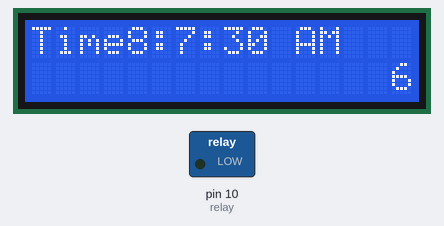
Bench run of a sketch on a simulated Arduino Uno, built with avr-gcc and run on an emulated ATmega328P. Parts: 16×2 character LCD, switched loads named in the sketch (green lamp = pin HIGH). Wiring (inferred from the names in the program): DS3231 clock at I2C address 0x68. The local clock reads 2024-03-15 10:24:30 at power-on unless the sketch sets it; what the sketch prints to the serial monitor is not drawn.

Above: at 0.2 s.
At 18.9 s:
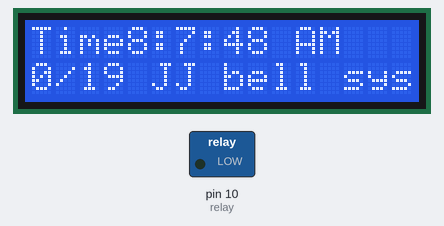
At 23.0 s:
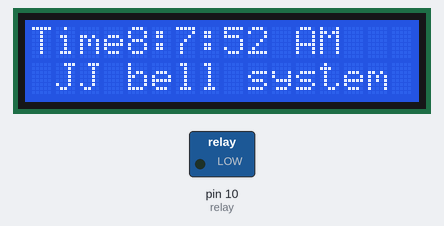
At 28.2 s:
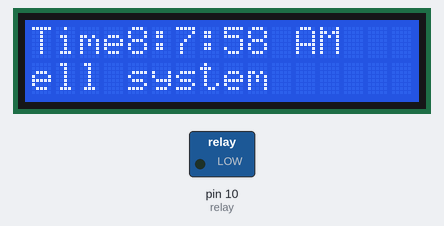
At 33.3 s:
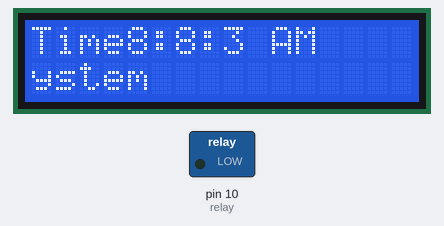
At 38.4 s:
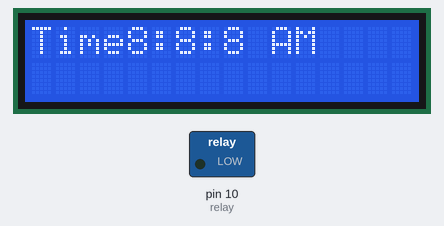

Measured:
- what the display in image 1 shows lasts 1.1 s, from 18.8 s to 19.9 s

The sketch:

jj_bell.ino
```cpp
#include "Wire.h"
#define DS3231_I2C_ADDRESS 0x68
#include <Wire.h>
#include <LiquidCrystal_I2C.h>
LiquidCrystal_I2C lcd(0x27, 16, 2);
int relay=10;
int waitfor=2;
int count=15;
int k=0;
int wait=0;
char charBuf[50];
// Convert normal decimal numbers to binary coded decimal
byte decToBcd(byte val){
  return( (val/10*16) + (val%10) );
}
// Convert binary coded decimal to normal decimal numbers
byte bcdToDec(byte val){
  return( (val/16*10) + (val%16) );
}
void setup(){
  pinMode(relay,OUTPUT);
  digitalWrite(relay,LOW);
  Wire.begin();
  Serial.begin(9600);
  lcd.begin();

  // Turn on the blacklight and print a message.
  lcd.backlight();
  lcd.print("Hello, world!");
  // set the initial time here:
  // DS3231 seconds, minutes, hours, day, date, month, year
  setDS3231time(30,7,8,2,6,10,19);
}
void setDS3231time(byte second, byte minute, byte hour, byte dayOfWeek, byte
dayOfMonth, byte month, byte year){
  // sets time and date data to DS3231
  Wire.beginTransmission(DS3231_I2C_ADDRESS);
  Wire.write(0); // set next input to start at the seconds register
  Wire.write(decToBcd(second)); // set seconds

  Wire.write(decToBcd(minute)); // set minutes
  Wire.write(decToBcd(hour)); // set hours
  Wire.write(decToBcd(dayOfWeek)); // set day of week (1=Sunday, 7=Saturday)
  Wire.write(decToBcd(dayOfMonth)); // set date (1 to 31)
  Wire.write(decToBcd(month)); // set month
  Wire.write(decToBcd(year)); // set year (0 to 99)
  Wire.endTransmission();
}
void readDS3231time(byte *second,
byte *minute,
byte *hour,
byte *dayOfWeek,
byte *dayOfMonth,
byte *month,
byte *year){
  Wire.beginTransmission(DS3231_I2C_ADDRESS);
  Wire.write(0); // set DS3231 register pointer to 00h
  Wire.endTransmission();
  Wire.requestFrom(DS3231_I2C_ADDRESS, 7);
  // request seven bytes of data from DS3231 starting from register 00h
  *second = bcdToDec(Wire.read() & 0x7f);
  *minute = bcdToDec(Wire.read());
  *hour = bcdToDec(Wire.read() & 0x3f);
  *dayOfWeek = bcdToDec(Wire.read());
  *dayOfMonth = bcdToDec(Wire.read());
  *month = bcdToDec(Wire.read());
  *year = bcdToDec(Wire.read());
}
void playalarm(int second,int waittime)
{
  if(second<=waittime)
  {
  digitalWrite(relay, HIGH);
  }
  else
  {
    digitalWrite(relay, LOW);
  }
}

void fralarm(int hour,int minute,int second)
 {

if(hour==8)
 {

   if(minute==58)
   {
    playalarm(second,waitfor+1);
   }
 }
  if(hour==9)
 {
   if(minute==0)
   {
    playalarm(second,waitfor+1);
   }

   if(minute==55)
   {
    playalarm(second,waitfor);
   }
 }

if(hour==10)
 {

   if(minute==50)
   {
    playalarm(second,waitfor+1);
   }
 }

if(hour==11)
 {
   if(minute==0)
   {
    playalarm(second,waitfor+1);
   }
   if(minute==50)
   {
    playalarm(second,waitfor);
   }
 }

 if(hour==12)
 {

   if(minute==40)
   {
    playalarm(second,waitfor+1);
   }
 }
 if(hour==14)
 {
  if(minute==0)
   {
     playalarm(second,waitfor+1);
   }
   if(minute==40)
   {
    playalarm(second,waitfor);
   }
 }
  if(hour==15)
 {
   if(minute==20)
   {
    playalarm(second,waitfor+1);
   }
   if(minute==30)
   {
    playalarm(second,waitfor+1);
   }
 }
 if(hour==16)
 {
   if(minute==3)
   {
    playalarm(second,waitfor);
   }
   if(minute==5)
   {
    playalarm(second,waitfor+2);
   }
 }
}
void alarm(int hour,int minute,int second)
{
  if(hour==8)
 {

   if(minute==58)
   {
    playalarm(second,waitfor+1);
   }
 }
 if(hour==9)
 {
   if(minute==0)
   {
    playalarm(second,waitfor+2);
   }

   if(minute==55)
   {
    playalarm(second,waitfor);
   }
 }

if(hour==10)
 {

   if(minute==50)
   {
    playalarm(second,waitfor+1);
   }
 }

if(hour==11)
 {
   if(minute==0)
   {
    playalarm(second,waitfor+1);
   }
   if(minute==50)
   {
    playalarm(second,waitfor);
   }
 }

 if(hour==12)
 {

   if(minute==40)
   {
    playalarm(second,waitfor+1);
   }
 }
  if(hour==13)
 {

   if(minute==30)
   {
    playalarm(second,waitfor+1);
   }
 }
   if(hour==14)
 {

   if(minute==20)
   {
    playalarm(second,waitfor);
   }
 }
    if(hour==15)
 {

   if(minute==10)
   {
    playalarm(second,waitfor+1);
   }
   if(minute==20)
   {
    playalarm(second,waitfor+1);
   }
 }
   if(hour==16)
 {
   if(minute==3)
   {
    playalarm(second,waitfor+1);
   }
   if(minute==5)
   {
    playalarm(second,waitfor+2);
   }

 }
}
void displayTime(){

  byte second, minute, hour, dayOfWeek, dayOfMonth, month, year;
  // retrieve data from DS3231
  readDS3231time(&second, &minute, &hour, &dayOfWeek, &dayOfMonth, &month,
  &year);
int second1=0;
int minute1=0;
int hour1=0;
int dayOfWeek1=0;
int dayOfMonth1=0;
int month1=0;
int year1=0;
if(wait > 10)
{
lcd.setCursor(0,0);
lcd.print("Time Wrong");
delay(100000);
}
if(year==0)
{
  setDS3231time(second1,minute1,hour1,dayOfWeek1,dayOfMonth1,month1,year1);
  wait=wait+1;
}
else
{
  second1=second;
  minute1=minute;
  hour1=hour;
  dayOfWeek1=dayOfWeek;
  dayOfMonth1=dayOfMonth;
  month1=month;
  year1=year;


if(dayOfWeek==6)
  {
   fralarm(hour,minute,second);
  }
else if(dayOfWeek==7)
  {
   if(dayOfMonth>7&&dayOfMonth<15)
   {
    //second saturday
   }
   else
   {
    alarm(hour,minute,second);

   }
  }
  else if(dayOfWeek==1)
  {
    //sunday
  }
  else
  {
  alarm(hour,minute,second);
  }

  lcd.clear();


   lcd.setCursor(count,1);

  String stringOne = "";
    stringOne=stringOne+"";
    stringOne=stringOne+String(dayOfMonth);
    stringOne=stringOne+"/";
    stringOne=stringOne+String(month);
    stringOne=stringOne+"/";
    stringOne=stringOne+String(year);
    stringOne=stringOne+" JJ bell system";
    stringOne.toCharArray(charBuf, 50) ;
  if(count<=0)
  {
  for(int j=k;j<strlen(charBuf);++j)
  {
    lcd.print(charBuf[j]);
  }
   k=k+1;
    if(k>strlen(charBuf))
    {
      count=15;
      k=0;
    }
  }
  else
  {
   for(int j=0;j<strlen(charBuf);++j)
  {
    lcd.print(charBuf[j]);
    Serial.print(charBuf[j]);
  }
  count=count-1;
  }

  Serial.print(hour, DEC);
  int hou;
  String pre="";
  if(hour<12)
  {
    pre="AM";
  }
  else
  {
    pre="PM";
  }
  if(hour%12==0)
  {
    hou=12;
  }
  else
  {
    hou=hour%12;
  }
 lcd.setCursor(0,0);
 lcd.print("Time");
 lcd.print(hou);
 lcd.print(":");
  // convert the byte variable to a decimal number when displayed
  Serial.print(":");
  if (minute<10){
    Serial.print("0");
  }
  Serial.print(minute, DEC);
  lcd.print(minute,DEC);
  lcd.print(":");
  Serial.print(":");
  if (second<10){
    Serial.print("0");
  }
  Serial.print(second, DEC);
  lcd.print(second,DEC);
  lcd.print(" ");
  lcd.print(pre);

  }
}

void loop(){

  displayTime(); // display the real-time clock data on the Serial Monitor,
  delay(1000); // every second
}
```
